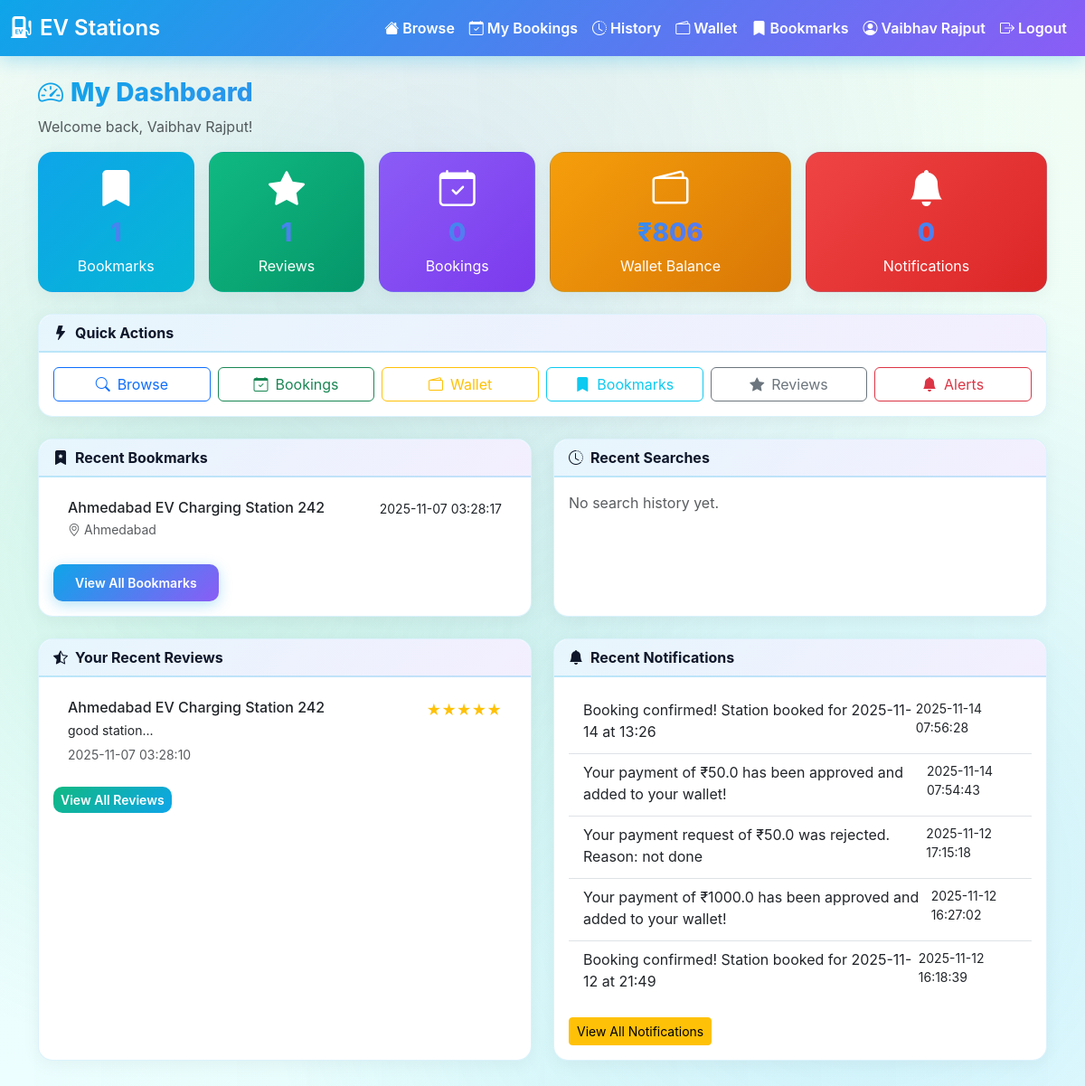
Before: /user/dashboard (signed in) with the older database file.
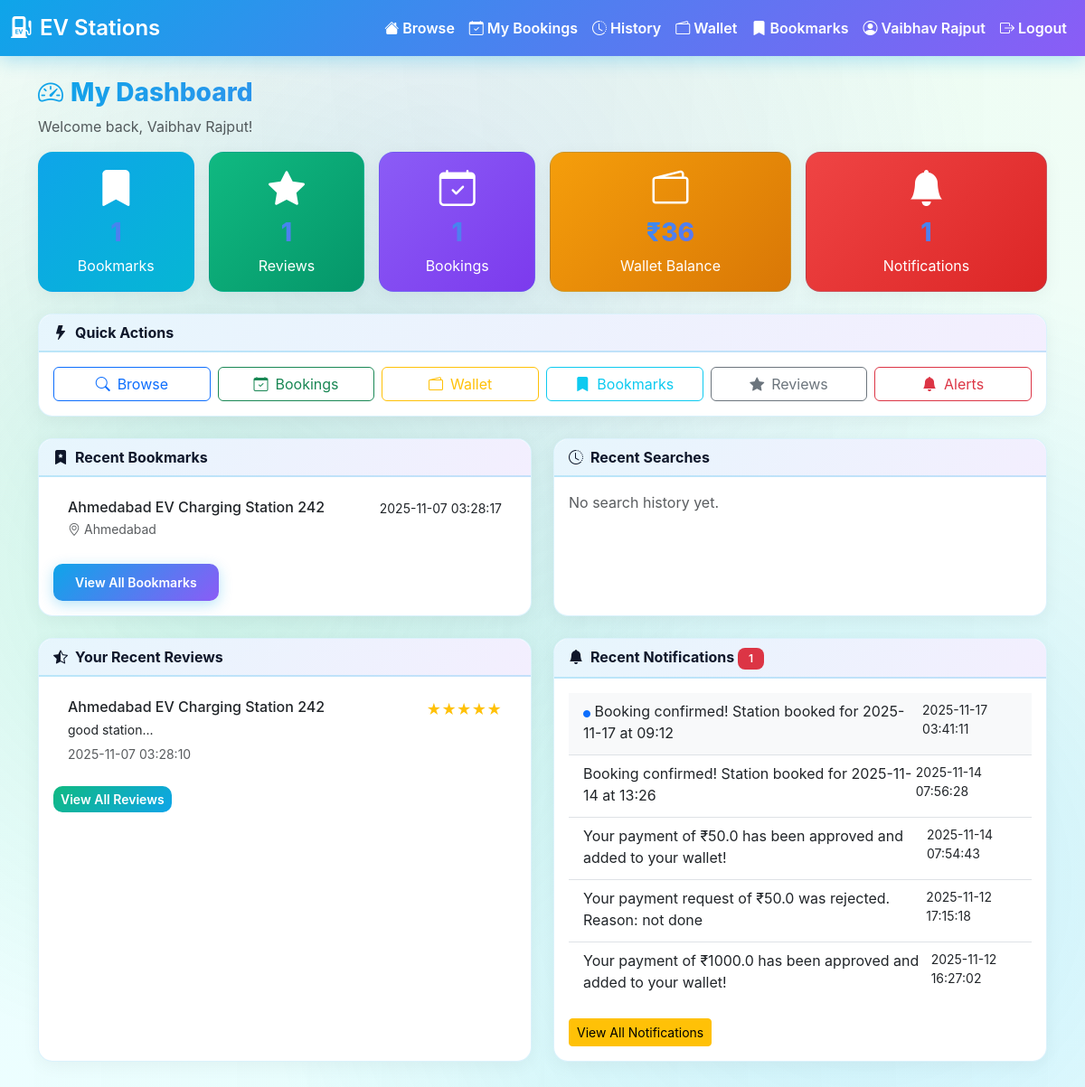
After: the same page with the newer database file.
### tables this page shows
CREATE TABLE wallets (
  id INTEGER PRIMARY KEY AUTOINCREMENT,
  user_id INTEGER UNIQUE NOT NULL,
  balance REAL DEFAULT 0.0,
  updated_at TIMESTAMP DEFAULT CURRENT_TIMESTAMP,
  FOREIGN KEY (user_id) REFERENCES users(id)
);

CREATE TABLE bookmarks (
  id INTEGER PRIMARY KEY AUTOINCREMENT,
  user_id INTEGER NOT NULL,
  station_id TEXT NOT NULL,
  created_at TIMESTAMP DEFAULT CURRENT_TIMESTAMP,
  FOREIGN KEY (user_id) REFERENCES users(id),
  FOREIGN KEY (station_id) REFERENCES ev_charging_stations_reduced(station_id),
  UNIQUE(user_id, station_id)
);

CREATE TABLE ev_charging_stations_reduced (
  station_id TEXT,
  name TEXT,
  operator TEXT,
  state TEXT,
  city TEXT,
  pincode TEXT,
  charger_types TEXT,
  number_of_chargers TEXT,
  power_kW_each TEXT,
  price_per_kWh_INR TEXT,
  tariff_type TEXT,
  payment_methods TEXT,
  opening_hours TEXT,
  contact_number TEXT,
  email TEXT,
  station_rating TEXT,
  num_reviews TEXT,
  parking_spaces TEXT,
  amenities TEXT,
  reservation_supported TEXT,
  fast_charging_supported TEXT,
  nearby_landmark TEXT,
  uptime_percent TEXT,
  status TEXT,
  latitude REAL,
  longitude REAL,
  PRIMARY KEY (station_id)
);

CREATE TABLE reviews (
  id INTEGER PRIMARY KEY AUTOINCREMENT,
  station_id TEXT NOT NULL,
  user_id INTEGER NOT NULL,
  rating INTEGER NOT NULL CHECK(rating >= 1 AND rating <= 5),
  review_text TEXT,
  created_at TIMESTAMP DEFAULT CURRENT_TIMESTAMP,
  FOREIGN KEY (station_id) REFERENCES ev_charging_stations_reduced(station_id),
  FOREIGN KEY (user_id) REFERENCES users(id)
);

CREATE TABLE notifications (
  id INTEGER PRIMARY KEY AUTOINCREMENT,
  user_id INTEGER NOT NULL,
  station_id TEXT,
  message TEXT NOT NULL,
  is_read INTEGER DEFAULT 0,
  created_at TIMESTAMP DEFAULT CURRENT_TIMESTAMP,
  FOREIGN KEY (user_id) REFERENCES users(id),
  FOREIGN KEY (station_id) REFERENCES ev_charging_stations_reduced(station_id)
);

### flask_app/routes.py (the view)
@bp.route("/user/dashboard")
def user_dashboard():
    if not f.session.get("user_id"):
        f.flash("Please login to view dashboard", "warning")
        return f.redirect(f.url_for("main.user_login"))
    user_id = f.session.get("user_id")
    bookmarks = get_user_bookmarks(user_id)
    reviews = get_user_reviews(user_id)
    recent_searches = get_recent_searches(user_id, 5)
    notifications = get_user_notifications(user_id, unread_only=False)
    unread_count = get_unread_count(user_id)
    bookings = get_user_bookings(user_id)
    wallet_balance = get_wallet_balance(user_id)
    return f.render_template(
        "user_dashboard.html",
        bookmarks=bookmarks,
        reviews=reviews,
        recent_searches=recent_searches,
        notifications=notifications,
        unread_count=unread_count,
        bookings=bookings,
        wallet_balance=wallet_balance
    )

### app_db.py (called while the page is built)
def get_conn():
    DB_PATH.parent.mkdir(parents=True, exist_ok=True)
    return sqlite3.connect(DB_PATH)

def get_user_reviews(user_id: int) -> List[Dict[str, Any]]:
    with get_conn() as conn:
        cursor = conn.execute(
            """SELECT r.id, r.station_id, r.rating, r.review_text, r.created_at,
                      s.name as station_name
               FROM reviews r
               LEFT JOIN ev_charging_stations_reduced s ON r.station_id = s.station_id
               WHERE r.user_id = ?
               ORDER BY r.created_at DESC""",
            (user_id,)
        )
        reviews = cursor.fetchall()
    return [
        {
            'id': rev[0],
            'station_id': rev[1],
            'rating': rev[2],
            'review_text': rev[3],
            'created_at': rev[4],
            'station_name': rev[5]
        }
        for rev in reviews
    ]

def get_unread_count(user_id: int) -> int:
    with get_conn() as conn:
        cursor = conn.execute(
            "SELECT COUNT(*) FROM notifications WHERE user_id = ? AND is_read = 0",
            (user_id,)
        )
        result = cursor.fetchone()
    return result[0] if result else 0

### templates/user_dashboard.html (shortened to what the changed rows need)
{% extends 'base.html' %}
{% block styles %}<link href="{{ url_for('static', filename='css/index.css') }}" rel="stylesheet">{% endblock %}
{% block content %}
<div class="row g-3 mb-4">
  <div class="col-md-2">
    <div class="card text-center" style="background: linear-gradient(135deg, #0ea5e9 0%, #06b6d4 100%);">
      <div class="card-body text-white">
        <h1><i class="bi bi-bookmark-fill"></i></h1>
      </div>
    </div>
  </div>
  <div class="col-md-2">
    <div class="card text-center" style="background: linear-gradient(135deg, #10b981 0%, #059669 100%);">
      <div class="card-body text-white">
        <h1><i class="bi bi-star-fill"></i></h1>
      </div>
    </div>
  </div>
  <div class="col-md-2">
    <div class="card text-center" style="background: linear-gradient(135deg, #8b5cf6 0%, #7c3aed 100%);">
      <div class="card-body text-white">
        <h1><i class="bi bi-calendar-check"></i></h1>
      </div>
    </div>
  </div>
  <div class="col-md-3">
    <div class="card text-center" style="background: linear-gradient(135deg, #f59e0b 0%, #d97706 100%);">
      <div class="card-body text-white">
        <h1><i class="bi bi-wallet2"></i></h1>
        <h3>₹{{ "%.0f"|format(wallet_balance) }}</h3>
        <p class="mb-0">Wallet Balance</p>
      </div>
    </div>
  </div>
  <div class="col-md-3">
    <div class="card text-center" style="background: linear-gradient(135deg, #ef4444 0%, #dc2626 100%);">
      <div class="card-body text-white">
        <h1><i class="bi bi-bell-fill"></i></h1>
        <h3>{{ unread_count }}</h3>
        <p class="mb-0">Notifications</p>
      </div>
    </div>
  </div>
</div>
<div class="row">
  <div class="col-md-6 mb-4">
    <div class="card h-100">
      <div class="card-body">
        {% if bookmarks %}
          <div class="list-group list-group-flush">
            {% for b in bookmarks[:5] %}
            <a href="{{ url_for('main.station_detail', station_id=b.station_id) }}"
               class="list-group-item list-group-item-action">
              <div class="d-flex w-100 justify-content-between">
                <h6 class="mb-1">{{ b.name }}</h6>
                <small>{{ b.bookmarked_at }}</small>
              </div>
              <p class="mb-1 text-muted small">
                <i class="bi bi-geo-alt me-1"></i>{{ b.city }}
              </p>
            </a>
            {% endfor %}
          </div>
        {% else %}
          <p class="text-muted">No bookmarks yet. Start exploring stations!</p>
        {% endif %}
      </div>
    </div>
  </div>
  <div class="col-md-6 mb-4">
    <div class="card h-100">
      <div class="card-body">
        {% if reviews %}
          <div class="list-group list-group-flush">
            {% for review in reviews[:5] %}
            <a href="{{ url_for('main.station_detail', station_id=review.station_id) }}"
               class="list-group-item list-group-item-action">
              <div class="d-flex w-100 justify-content-between">
                <h6 class="mb-1">{{ review.station_name or review.station_id }}</h6>
                <span class="text-warning">
                  {% for i in range(review.rating) %}★{% endfor %}
                </span>
              </div>
              {% if review.review_text %}
                <p class="mb-1 small">{{ review.review_text[:100] }}...</p>
              {% endif %}
              <small class="text-muted">{{ review.created_at }}</small>
            </a>
            {% endfor %}
          </div>
        {% else %}
          <p class="text-muted">No reviews yet. Share your experience!</p>
        {% endif %}
      </div>
    </div>
  </div>
  <div class="col-md-6 mb-4">
    <div class="card h-100">
      <div class="card-header">
        <i class="bi bi-bell-fill me-2"></i>Recent Notifications
        {% if unread_count > 0 %}
          <span class="badge bg-danger">{{ unread_count }}</span>
        {% endif %}
      </div>
      <div class="card-body">
        {% if notifications %}
          <div class="list-group list-group-flush">
            {% for notif in notifications[:5] %}
            <div class="list-group-item {% if not notif.is_read %}bg-light{% endif %}">
              <div class="d-flex w-100 justify-content-between">
                <p class="mb-1">
                  {% if not notif.is_read %}<i class="bi bi-circle-fill text-primary" style="font-size:0.5rem;"></i>{% endif %}
                  {{ notif.message }}
                </p>
                <small>{{ notif.created_at }}</small>
              </div>
            </div>
            {% endfor %}
          </div>
        {% else %}
          <p class="text-muted">No notifications yet.</p>
        {% endif %}
      </div>
    </div>
  </div>
</div>
{% endblock %}

Changed rows visible on the page:
no longer on this page (row unchanged): notifications: message "Booking confirmed! Station booked for 2025-11-12 at 21:49", created_at "2025-11-12 16:18:39"
changed wallets: balance "806" → "36"
added notifications: is_read 0 (drawn), message "Booking confirmed! Station booked for 2025-11-17 at 09:12", created_at "2025-11-17 03:41:11"
Other visible differences:
{{ unread_count }}: "0" → "1"
{{ unread_count }}: (not shown) → "1"
